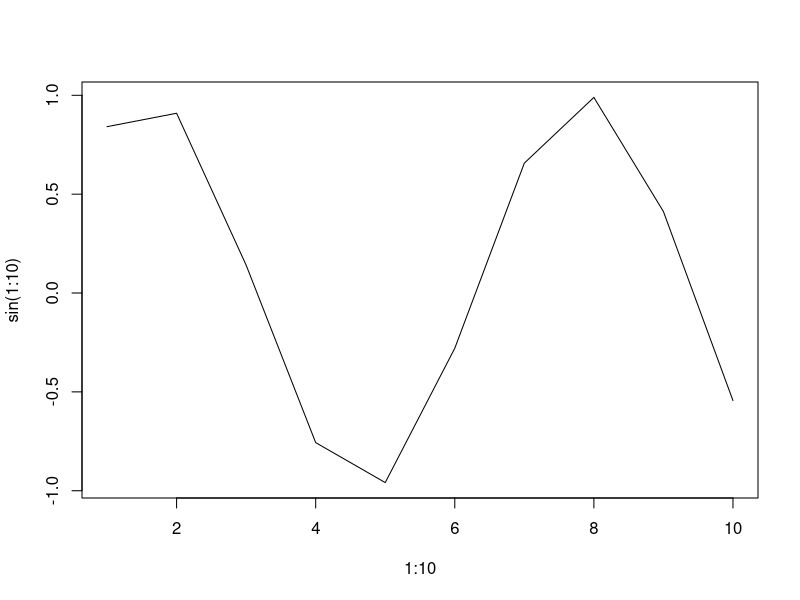
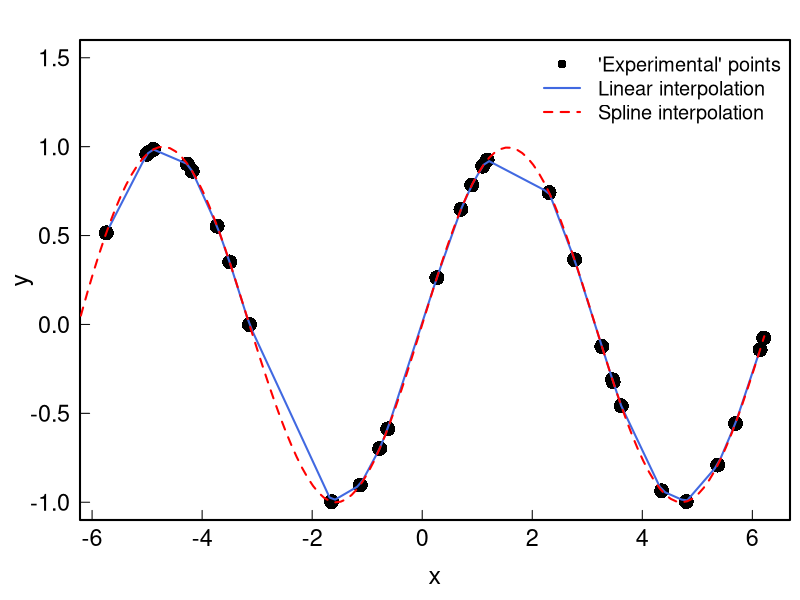
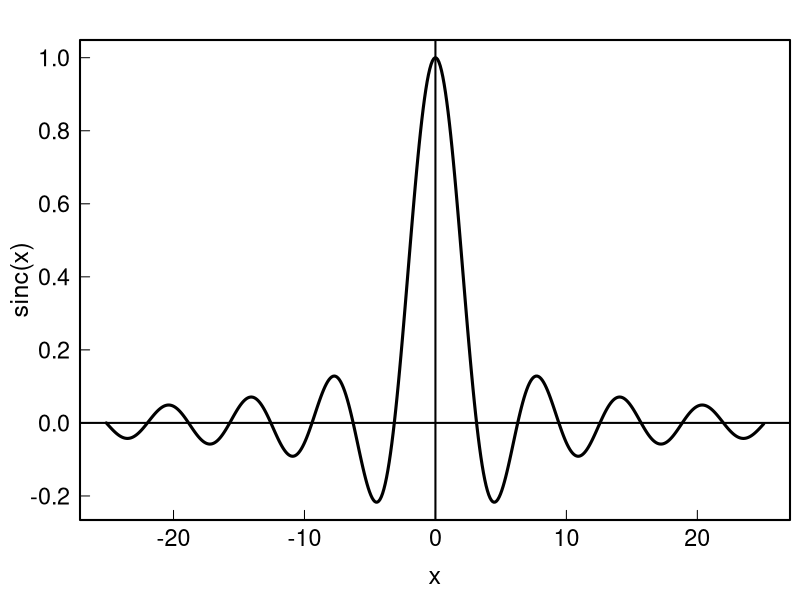

These figures' R source, in order:
## ---- chunk 1
geom_mean <- function(x, y){
    a <- sqrt(x*y)
}
geom_mean(1,2) #returns nothing
geom_mean <- function(x, y){
    a <- sqrt(x*y)
    a
}
geom_mean(1,2) #returns a
## ---- chunk 2
person <- function(name, age){
    list(name=name, age=age)
}
joe <- person(name="Joe", age=33)
joe
## ---- chunk 3
testfunc <- function(x,y=1){
    x*y
}
testfunc(1)
testfunc(1,y=2)
testfunc(1:3,y=.1)
## ---- chunk 4
testfunc2 <- function(x,...){
    head(x,...)
}
testfunc2(1:100)
testfunc2(1:100,2)
## ---- chunk 5
testfunc3 <- function(FUN,...){
    FUN(...)
}
testfunc3(sum,1:10)
testfunc3(plot, 1:10, sin(1:10), type="l")
## ---- chunk 6
xmin <- -2*pi; xmax <- 2*pi
x  <- runif(30, min=xmin, max=xmax)
xx <- seq(xmin, xmax, .1)
y  <- sin(x)
# Linear interpolation
lin_interp <- approxfun(x,y)        #is a function
lin_interp(0); lin_interp(pi)
yy_lin     <- approx(x, y, xout=xx) #is a list containing x and y

# Cubic spline interpolation
spl_interp <- splinefun(x,y)        #is a function
yy_spl     <- spline(x, y, xout=xx) #is a list containing x and y

par(family = "Helvetica", cex.lab=1.5, cex.axis=1.4, 
    mgp = c(2.4, .5, 0), tck=0.02, mar=c(4, 4, 2, .5), lwd=2, las=1)
plot(x, y, pch=16, cex=2, ylim=c(-1,1.5))
lines(xx, lin_interp(xx), col="royalblue") # equivalent to: lines(yy_lin, col="royalblue")
lines(xx, spl_interp(xx), col="red", lty=2)# equivalent to: lines(yy_spl, col="red")
legend("topright",
    cex=1.2,
    lty=c(NA, 1, 2),
    lwd=c(NA, 2, 2),
    pch=c(16, NA, NA),
    col=c("black", "royalblue", "red"),
    bty = "n",
    legend=c("'Experimental' points", "Linear interpolation", "Spline interpolation")
    )
## ---- chunk 7
sinc <- function(x, tol = sqrt(.Machine$double.eps) ){
    # sinus cardinal
    y <- rep(1,length(x))
    b <- which(abs(x)>tol)
    y[b] <- sin(x[b])/x[b]
    y
}
sinc(seq(-pi,pi,pi/4))
x <- seq(-8*pi,8*pi,.1)
plot(x, sinc(x), type="l", lwd=3);abline(h=0,v=0)
## ---- chunk 8
people <- function(ppl=tibble::tibble(), name=NA, age=NA, gender=NA, origin=NA){
    library(tibble)
    rbind(ppl, tibble(name=name, age=age, gender=gender, origin=origin))
}
ppl <- people(name="Colin", age=33, gender="Male", origin="France")
ppl <- people(ppl=ppl, name="Vincent", age=39, gender="Male", origin="France")
ppl
